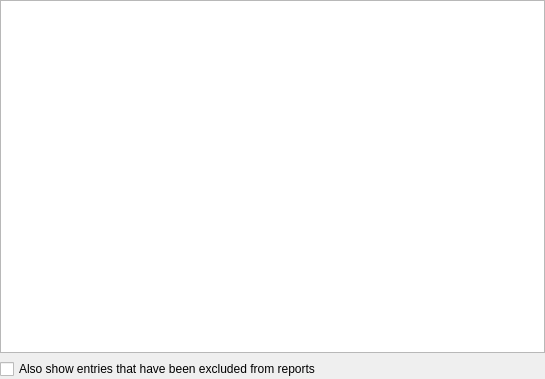
<?xml version="1.0" encoding="UTF-8"?>
<ui version="4.0">
 <class>ReportsWidgetHibp</class>
 <widget class="QWidget" name="ReportsWidgetHibp">
  <property name="geometry">
   <rect>
    <x>0</x>
    <y>0</y>
    <width>545</width>
    <height>379</height>
   </rect>
  </property>
  <layout class="QVBoxLayout" name="verticalLayout">
   <property name="leftMargin">
    <number>0</number>
   </property>
   <property name="topMargin">
    <number>0</number>
   </property>
   <property name="rightMargin">
    <number>0</number>
   </property>
   <property name="bottomMargin">
    <number>0</number>
   </property>
   <item>
    <widget class="QStackedWidget" name="stackedWidget">
     <property name="currentIndex">
      <number>1</number>
     </property>
     <widget class="QWidget" name="confirmation">
      <layout class="QVBoxLayout" name="verticalLayout_2">
       <property name="spacing">
        <number>15</number>
       </property>
       <property name="leftMargin">
        <number>0</number>
       </property>
       <property name="topMargin">
        <number>0</number>
       </property>
       <property name="rightMargin">
        <number>0</number>
       </property>
       <property name="bottomMargin">
        <number>0</number>
       </property>
       <item>
        <spacer name="verticalSpacer_3">
         <property name="orientation">
          <enum>Qt::Vertical</enum>
         </property>
         <property name="sizeHint" stdset="0">
          <size>
           <width>20</width>
           <height>40</height>
          </size>
         </property>
        </spacer>
       </item>
       <item>
        <layout class="QHBoxLayout" name="horizontalLayout_2">
         <item>
          <widget class="QLabel" name="label">
           <property name="maximumSize">
            <size>
             <width>450</width>
             <height>16777215</height>
            </size>
           </property>
           <property name="text">
            <string>CAUTION: This report requires sending information to the Have I Been Pwned online service (https://haveibeenpwned.com). If you proceed, your database passwords will be cryptographically hashed and the first five characters of those hashes will be sent securely to this service. Your database remains secure and cannot be reconstituted from this information. However, the number of passwords you send and your IP address will be exposed to this service.</string>
           </property>
           <property name="wordWrap">
            <bool>true</bool>
           </property>
          </widget>
         </item>
        </layout>
       </item>
       <item>
        <layout class="QHBoxLayout" name="horizontalLayout">
         <property name="topMargin">
          <number>0</number>
         </property>
         <item>
          <widget class="VaultButton" name="validationButton">
           <property name="maximumSize">
            <size>
             <width>275</width>
             <height>16777215</height>
            </size>
           </property>
           <property name="text">
            <string>Perform Online Analysis</string>
           </property>
           <property name="default">
            <bool>true</bool>
           </property>
          </widget>
         </item>
        </layout>
       </item>
       <item>
        <spacer name="verticalSpacer">
         <property name="orientation">
          <enum>Qt::Vertical</enum>
         </property>
         <property name="sizeHint" stdset="0">
          <size>
           <width>20</width>
           <height>40</height>
          </size>
         </property>
        </spacer>
       </item>
       <item>
        <widget class="QProgressBar" name="progressBar">
         <property name="value">
          <number>0</number>
         </property>
        </widget>
       </item>
      </layout>
     </widget>
     <widget class="QWidget" name="resultsTable">
      <layout class="QVBoxLayout" name="verticalLayout_3">
       <property name="leftMargin">
        <number>0</number>
       </property>
       <property name="topMargin">
        <number>0</number>
       </property>
       <property name="rightMargin">
        <number>0</number>
       </property>
       <property name="bottomMargin">
        <number>0</number>
       </property>
       <item>
        <widget class="QTableView" name="hibpTableView">
         <property name="contextMenuPolicy">
          <enum>Qt::CustomContextMenu</enum>
         </property>
         <property name="editTriggers">
          <set>QAbstractItemView::NoEditTriggers</set>
         </property>
         <property name="showDropIndicator" stdset="0">
          <bool>false</bool>
         </property>
         <property name="alternatingRowColors">
          <bool>true</bool>
         </property>
         <property name="selectionBehavior">
          <enum>QAbstractItemView::SelectRows</enum>
         </property>
         <property name="textElideMode">
          <enum>Qt::ElideMiddle</enum>
         </property>
         <property name="sortingEnabled">
          <bool>true</bool>
         </property>
         <attribute name="horizontalHeaderStretchLastSection">
          <bool>true</bool>
         </attribute>
         <attribute name="verticalHeaderVisible">
          <bool>false</bool>
         </attribute>
        </widget>
       </item>
       <item>
        <widget class="VaultCheckBox" name="showKnownBadCheckBox">
         <property name="text">
          <string>Also show entries that have been excluded from reports</string>
         </property>
        </widget>
       </item>
      </layout>
     </widget>
     <widget class="QWidget" name="noNetwork">
      <layout class="QVBoxLayout" name="verticalLayout_5">
       <item>
        <spacer name="verticalSpacer_4">
         <property name="orientation">
          <enum>Qt::Vertical</enum>
         </property>
         <property name="sizeHint" stdset="0">
          <size>
           <width>20</width>
           <height>40</height>
          </size>
         </property>
        </spacer>
       </item>
       <item>
        <widget class="QLabel" name="networkNoticeLabel">
         <property name="maximumSize">
          <size>
           <width>450</width>
           <height>16777215</height>
          </size>
         </property>
         <property name="text">
          <string>This build of KeePassXC does not have network functions. Networking is required to check your passwords against Have I Been Pwned databases.</string>
         </property>
         <property name="wordWrap">
          <bool>true</bool>
         </property>
        </widget>
       </item>
       <item>
        <spacer name="verticalSpacer_2">
         <property name="orientation">
          <enum>Qt::Vertical</enum>
         </property>
         <property name="sizeHint" stdset="0">
          <size>
           <width>20</width>
           <height>40</height>
          </size>
         </property>
        </spacer>
       </item>
      </layout>
     </widget>
    </widget>
   </item>
  </layout>
 </widget>
 <tabstops>
  <tabstop>hibpTableView</tabstop>
  <tabstop>showKnownBadCheckBox</tabstop>
  <tabstop>validationButton</tabstop>
 </tabstops>
 <customwidgets>
 <customwidget>
  <class>VaultButton</class>
  <extends>QPushButton</extends>
  <header>gui/vault/VaultControls.h</header>
 </customwidget>
 <customwidget>
  <class>VaultCheckBox</class>
  <extends>QCheckBox</extends>
  <header>gui/vault/VaultControls.h</header>
 </customwidget>
 </customwidgets>
 <resources/>
 <connections/>
</ui>
